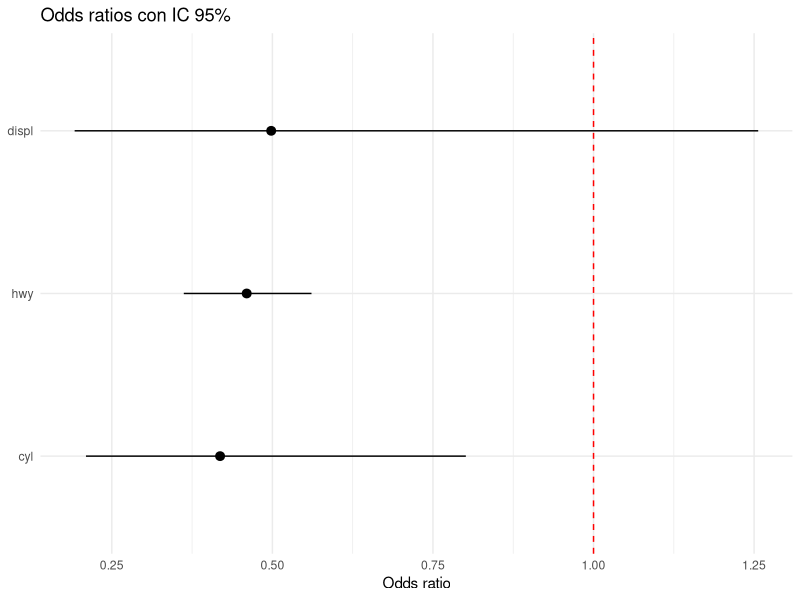

Source code (R):
## ---- chunk 1
library(tidyverse)
library(broom)

datos <- as_tibble(mpg) %>%
  mutate(traccion_4wd = if_else(drv == "4", 1, 0))
## ---- chunk 2
set.seed(2026)
n <- nrow(datos)
idx_train <- sample(seq_len(n), size = floor(0.8 * n))

train <- datos[idx_train, ]
test <- datos[-idx_train, ]

modelo_train <- glm(traccion_4wd ~ displ + cyl + hwy, data = train, family = binomial)
pred_test <- predict(modelo_train, newdata = test, type = "response")
clase_test <- if_else(pred_test > 0.5, 1, 0)

exactitud <- mean(clase_test == test$traccion_4wd)
exactitud
## ---- chunk 3
table(observado = test$traccion_4wd, predicho = clase_test)
## ---- chunk 4
set.seed(2026)
k <- 5
folds <- sample(rep(1:k, length.out = n))

exactitudes <- map_dbl(1:k, function(i) {
  train_k <- datos[folds != i, ]
  test_k <- datos[folds == i, ]
  m <- glm(traccion_4wd ~ displ + cyl + hwy, data = train_k, family = binomial)
  p <- predict(m, newdata = test_k, type = "response")
  mean(if_else(p > 0.5, 1, 0) == test_k$traccion_4wd)
})
exactitudes
mean(exactitudes)
## ---- chunk 5
modelo_final <- glm(traccion_4wd ~ displ + cyl + hwy, data = datos, family = binomial)

tidy(modelo_final, conf.int = TRUE, exponentiate = TRUE) %>%
  filter(term != "(Intercept)") %>%
  ggplot(aes(x = fct_reorder(term, estimate), y = estimate)) +
  geom_pointrange(aes(ymin = conf.low, ymax = conf.high)) +
  geom_hline(yintercept = 1, linetype = "dashed", color = "red") +
  coord_flip() +
  labs(title = "Odds ratios con IC 95%", x = NULL, y = "Odds ratio") +
  theme_minimal()
## ---- chunk 6
comparar_modelo_cv <- function(formula, datos, folds, k) {
  exactitudes <- map_dbl(1:k, function(i) {
    train_k <- datos[folds != i, ]
    test_k <- datos[folds == i, ]
    m <- glm(formula, data = train_k, family = binomial)
    p <- predict(m, newdata = test_k, type = "response")
    mean(if_else(p > 0.5, 1, 0) == test_k$traccion_4wd)
  })
  mean(exactitudes)
}

# Reutilizamos los mismos folds del ejemplo anterior para que la comparación
# sea justa (los dos modelos se evalúan sobre exactamente los mismos splits)
cv_simple <- comparar_modelo_cv(traccion_4wd ~ displ, datos, folds, k)
cv_completo <- comparar_modelo_cv(traccion_4wd ~ displ + cyl + hwy + cty, datos, folds, k)

tibble(
  modelo = c("simple (displ)", "completo (displ+cyl+hwy+cty)"),
  exactitud_cv = c(cv_simple, cv_completo)
)
